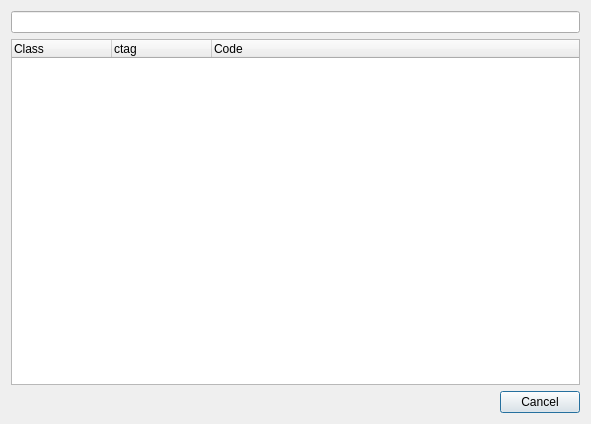
<?xml version="1.0" encoding="UTF-8"?>
<ui version="4.0">
 <class>CTAGSBrowser</class>
 <widget class="QDialog" name="CTAGSBrowser">
  <property name="geometry">
   <rect>
    <x>0</x>
    <y>0</y>
    <width>591</width>
    <height>424</height>
   </rect>
  </property>
  <property name="windowTitle">
   <string>CTAGs</string>
  </property>
  <layout class="QVBoxLayout" name="verticalLayout">
   <item>
    <layout class="QHBoxLayout" name="horizontalLayout">
     <item>
      <widget class="QLineEdit" name="findLineEdit"/>
     </item>
    </layout>
   </item>
   <item>
    <widget class="QTreeWidget" name="treeWidget">
     <property name="rootIsDecorated">
      <bool>false</bool>
     </property>
     <property name="columnCount">
      <number>3</number>
     </property>
     <column>
      <property name="text">
       <string notr="true">Class</string>
      </property>
     </column>
     <column>
      <property name="text">
       <string notr="true">ctag</string>
      </property>
     </column>
     <column>
      <property name="text">
       <string notr="true">Code</string>
      </property>
     </column>
    </widget>
   </item>
   <item>
    <widget class="QDialogButtonBox" name="buttonBox">
     <property name="orientation">
      <enum>Qt::Horizontal</enum>
     </property>
     <property name="standardButtons">
      <set>QDialogButtonBox::Cancel</set>
     </property>
    </widget>
   </item>
  </layout>
 </widget>
 <resources/>
 <connections>
  <connection>
   <sender>buttonBox</sender>
   <signal>accepted()</signal>
   <receiver>CTAGSBrowser</receiver>
   <slot>accept()</slot>
   <hints>
    <hint type="sourcelabel">
     <x>248</x>
     <y>254</y>
    </hint>
    <hint type="destinationlabel">
     <x>157</x>
     <y>274</y>
    </hint>
   </hints>
  </connection>
  <connection>
   <sender>buttonBox</sender>
   <signal>rejected()</signal>
   <receiver>CTAGSBrowser</receiver>
   <slot>reject()</slot>
   <hints>
    <hint type="sourcelabel">
     <x>316</x>
     <y>260</y>
    </hint>
    <hint type="destinationlabel">
     <x>286</x>
     <y>274</y>
    </hint>
   </hints>
  </connection>
 </connections>
</ui>
